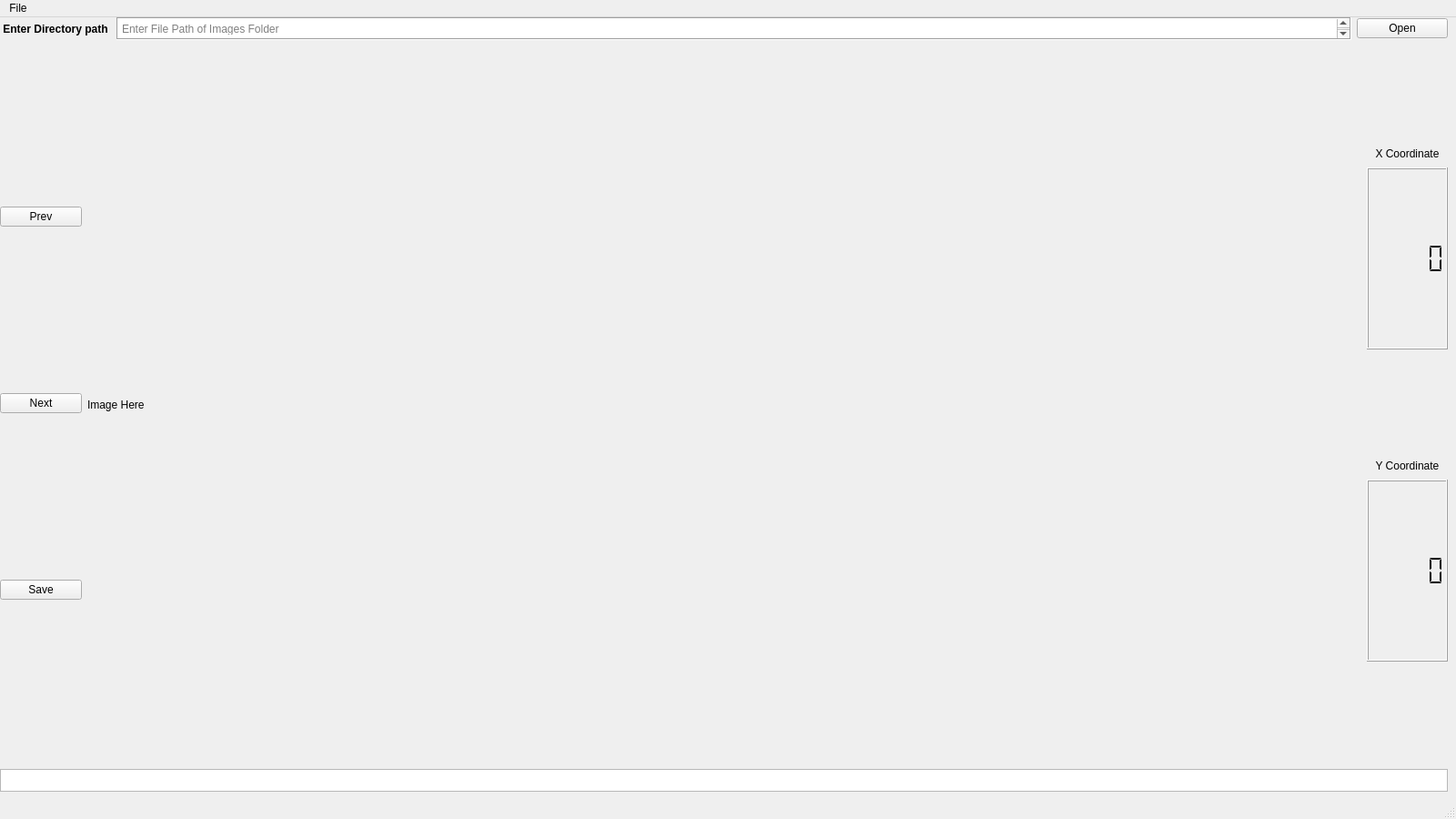
<?xml version="1.0" encoding="UTF-8"?>
<ui version="4.0">
 <class>SAMprototype</class>
 <widget class="QMainWindow" name="SAMprototype">
  <property name="geometry">
   <rect>
    <x>0</x>
    <y>0</y>
    <width>1600</width>
    <height>900</height>
   </rect>
  </property>
  <property name="sizePolicy">
   <sizepolicy hsizetype="Fixed" vsizetype="Fixed">
    <horstretch>0</horstretch>
    <verstretch>0</verstretch>
   </sizepolicy>
  </property>
  <property name="maximumSize">
   <size>
    <width>1600</width>
    <height>900</height>
   </size>
  </property>
  <property name="windowTitle">
   <string>MainWindow</string>
  </property>
  <widget class="QWidget" name="centralwidget">
   <widget class="QWidget" name="gridLayoutWidget_2">
    <property name="geometry">
     <rect>
      <x>0</x>
      <y>0</y>
      <width>1591</width>
      <height>851</height>
     </rect>
    </property>
    <layout class="QGridLayout" name="gridLayout_3">
     <item row="1" column="0">
      <layout class="QVBoxLayout" name="verticalLayout_3">
       <item>
        <layout class="QHBoxLayout" name="mainContainer">
         <property name="sizeConstraint">
          <enum>QLayout::SetDefaultConstraint</enum>
         </property>
         <item>
          <layout class="QVBoxLayout" name="btnContainer">
           <item>
            <widget class="QPushButton" name="prevBtn">
             <property name="text">
              <string>Prev</string>
             </property>
            </widget>
           </item>
           <item>
            <widget class="QPushButton" name="nextBtn">
             <property name="text">
              <string>Next</string>
             </property>
            </widget>
           </item>
           <item>
            <widget class="QPushButton" name="saveBtn">
             <property name="text">
              <string>Save</string>
             </property>
            </widget>
           </item>
          </layout>
         </item>
         <item>
          <layout class="QGridLayout" name="gridLayout">
           <property name="sizeConstraint">
            <enum>QLayout::SetMaximumSize</enum>
           </property>
           <item row="0" column="0">
            <widget class="QLabel" name="image">
             <property name="sizePolicy">
              <sizepolicy hsizetype="Minimum" vsizetype="MinimumExpanding">
               <horstretch>0</horstretch>
               <verstretch>0</verstretch>
              </sizepolicy>
             </property>
             <property name="minimumSize">
              <size>
               <width>1400</width>
               <height>750</height>
              </size>
             </property>
             <property name="maximumSize">
              <size>
               <width>1400</width>
               <height>800</height>
              </size>
             </property>
             <property name="text">
              <string>Image Here</string>
             </property>
             <property name="scaledContents">
              <bool>true</bool>
             </property>
            </widget>
           </item>
          </layout>
         </item>
         <item>
          <layout class="QVBoxLayout" name="boxNamesContainer" stretch="0,0,0,0,0,0,0">
           <property name="spacing">
            <number>8</number>
           </property>
           <property name="sizeConstraint">
            <enum>QLayout::SetDefaultConstraint</enum>
           </property>
           <item>
            <spacer name="verticalSpacer_3">
             <property name="orientation">
              <enum>Qt::Vertical</enum>
             </property>
             <property name="sizeHint" stdset="0">
              <size>
               <width>20</width>
               <height>40</height>
              </size>
             </property>
            </spacer>
           </item>
           <item>
            <widget class="QLabel" name="label_2">
             <property name="text">
              <string>X Coordinate</string>
             </property>
             <property name="alignment">
              <set>Qt::AlignCenter</set>
             </property>
            </widget>
           </item>
           <item>
            <widget class="QLCDNumber" name="yCoord">
             <property name="minimumSize">
              <size>
               <width>0</width>
               <height>200</height>
              </size>
             </property>
             <property name="layoutDirection">
              <enum>Qt::LeftToRight</enum>
             </property>
             <property name="segmentStyle">
              <enum>QLCDNumber::Flat</enum>
             </property>
            </widget>
           </item>
           <item>
            <spacer name="verticalSpacer">
             <property name="orientation">
              <enum>Qt::Vertical</enum>
             </property>
             <property name="sizeHint" stdset="0">
              <size>
               <width>20</width>
               <height>10</height>
              </size>
             </property>
            </spacer>
           </item>
           <item>
            <widget class="QLabel" name="label_3">
             <property name="text">
              <string>Y Coordinate</string>
             </property>
             <property name="alignment">
              <set>Qt::AlignCenter</set>
             </property>
            </widget>
           </item>
           <item>
            <widget class="QLCDNumber" name="xCoord">
             <property name="minimumSize">
              <size>
               <width>0</width>
               <height>200</height>
              </size>
             </property>
             <property name="segmentStyle">
              <enum>QLCDNumber::Flat</enum>
             </property>
            </widget>
           </item>
           <item>
            <spacer name="verticalSpacer_2">
             <property name="orientation">
              <enum>Qt::Vertical</enum>
             </property>
             <property name="sizeHint" stdset="0">
              <size>
               <width>20</width>
               <height>40</height>
              </size>
             </property>
            </spacer>
           </item>
          </layout>
         </item>
        </layout>
       </item>
      </layout>
     </item>
     <item row="0" column="0">
      <layout class="QHBoxLayout" name="horizontalLayout">
       <item>
        <widget class="QLabel" name="pathLabel">
         <property name="sizePolicy">
          <sizepolicy hsizetype="Minimum" vsizetype="Minimum">
           <horstretch>0</horstretch>
           <verstretch>0</verstretch>
          </sizepolicy>
         </property>
         <property name="minimumSize">
          <size>
           <width>50</width>
           <height>25</height>
          </size>
         </property>
         <property name="maximumSize">
          <size>
           <width>122</width>
           <height>25</height>
          </size>
         </property>
         <property name="font">
          <font>
           <weight>75</weight>
           <bold>true</bold>
          </font>
         </property>
         <property name="text">
          <string>Enter Directory path</string>
         </property>
         <property name="alignment">
          <set>Qt::AlignCenter</set>
         </property>
        </widget>
       </item>
       <item>
        <widget class="QTextEdit" name="pathReader">
         <property name="sizePolicy">
          <sizepolicy hsizetype="Minimum" vsizetype="Minimum">
           <horstretch>0</horstretch>
           <verstretch>0</verstretch>
          </sizepolicy>
         </property>
         <property name="minimumSize">
          <size>
           <width>0</width>
           <height>25</height>
          </size>
         </property>
         <property name="maximumSize">
          <size>
           <width>16777215</width>
           <height>25</height>
          </size>
         </property>
         <property name="frameShape">
          <enum>QFrame::Box</enum>
         </property>
         <property name="frameShadow">
          <enum>QFrame::Sunken</enum>
         </property>
         <property name="readOnly">
          <bool>false</bool>
         </property>
         <property name="placeholderText">
          <string>Enter File Path of Images Folder</string>
         </property>
        </widget>
       </item>
       <item>
        <widget class="QPushButton" name="pushButton">
         <property name="minimumSize">
          <size>
           <width>50</width>
           <height>0</height>
          </size>
         </property>
         <property name="maximumSize">
          <size>
           <width>100</width>
           <height>16777215</height>
          </size>
         </property>
         <property name="text">
          <string>Open</string>
         </property>
        </widget>
       </item>
      </layout>
     </item>
     <item row="2" column="0">
      <widget class="QTextBrowser" name="pathDisplay">
       <property name="minimumSize">
        <size>
         <width>0</width>
         <height>25</height>
        </size>
       </property>
       <property name="maximumSize">
        <size>
         <width>16777215</width>
         <height>25</height>
        </size>
       </property>
      </widget>
     </item>
    </layout>
   </widget>
  </widget>
  <widget class="QMenuBar" name="menubar">
   <property name="geometry">
    <rect>
     <x>0</x>
     <y>0</y>
     <width>1600</width>
     <height>21</height>
    </rect>
   </property>
   <widget class="QMenu" name="menuFile">
    <property name="title">
     <string>File</string>
    </property>
    <addaction name="actionOpen_Directory"/>
    <addaction name="actionExit"/>
   </widget>
   <addaction name="menuFile"/>
  </widget>
  <widget class="QStatusBar" name="statusbar"/>
  <action name="actionOpen_Directory">
   <property name="text">
    <string>Open Directory</string>
   </property>
   <property name="toolTip">
    <string>&lt;html&gt;&lt;head/&gt;&lt;body&gt;&lt;p&gt;&lt;span style=&quot; font-weight:600;&quot;&gt;Open Directory&lt;/span&gt;&lt;/p&gt;&lt;/body&gt;&lt;/html&gt;</string>
   </property>
  </action>
  <action name="actionExit">
   <property name="text">
    <string>Exit</string>
   </property>
  </action>
 </widget>
 <resources/>
 <connections/>
</ui>
